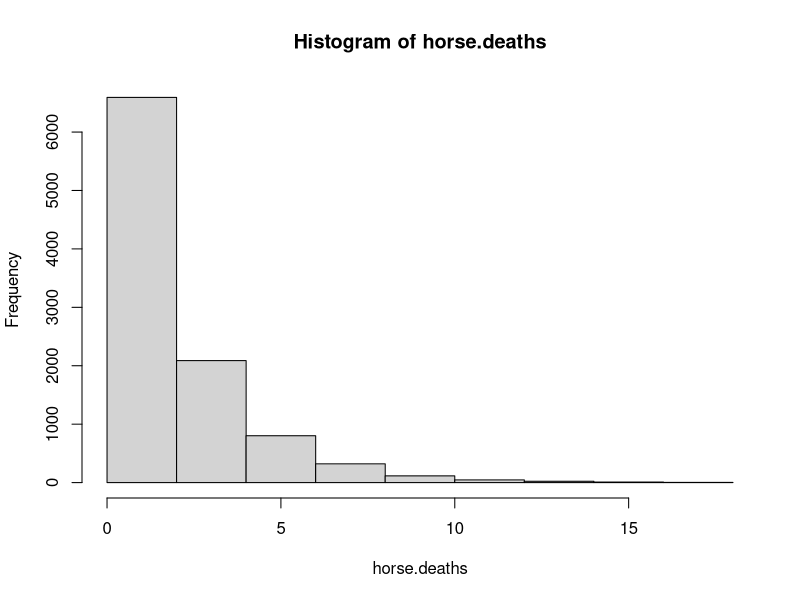
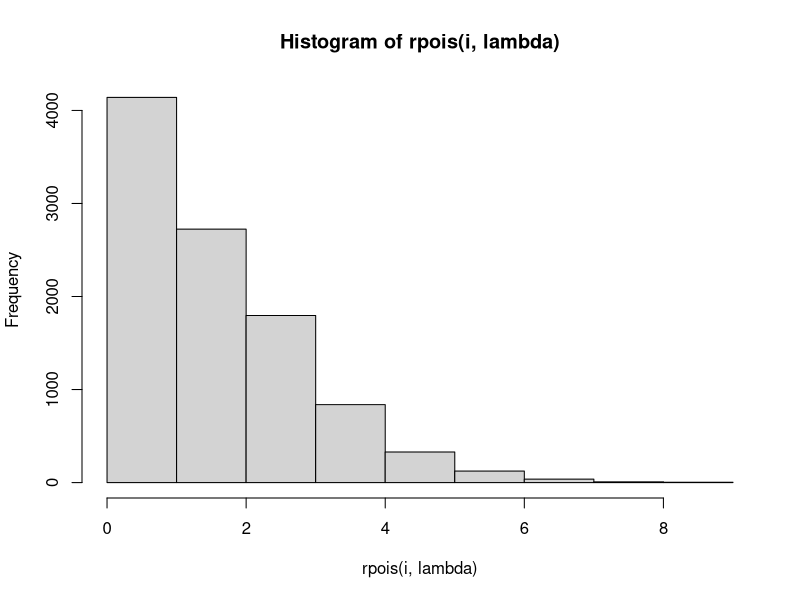

R code for these plots, in order:
## ---- chunk 1
poss.hands <- choose(52,5)
poss.hands
## ---- chunk 2
40 / poss.hands
## ---- chunk 3
624 / poss.hands
## ---- chunk 4
(13 * 4 * 12 * choose(4,2)) / poss.hands
## ---- chunk 5
((choose(13,5) * 4) / poss.hands) - (40 / poss.hands)
## ---- chunk 6
((10 * 4^5) / poss.hands) - (40 / poss.hands)
## ---- chunk 7
(13 * choose(4,3) * choose(12,2) * 4^2) / poss.hands
## ---- chunk 8
(choose(13,2) * choose(4,2)^2 * 11 * 4) / poss.hands
## ---- chunk 9
(13 * choose(4,2) * choose(12,3) * choose(4,1)^3) / poss.hands
## ---- chunk 10
1 - (5/6)^6
## ---- chunk 11
1 - (((5/6)^12) + (12 * (1/6) * (5/6)^11))
## ---- chunk 12
1 - ((5/6)^18 + 18 * (1/6) * (5/6)^17 + choose(18,2) * (1/6)^2 * (5/6)^16)
## ---- chunk 13
z <- 0
choose(5,z) * (.375)^z * (.625)^(5-z)
## ---- chunk 14
bretts.pois <- function(k, lambda){
  return((exp(-1 * lambda) * lambda^k)/factorial(k))
}
number.of.games <-c(0,1,2,3,4,5,6,7)
actual.seasons <- c(18, 30, 21, 21, 6, 3, 3, 2)
lambda <- (205/104)
expected.seasons <- sapply(number.of.games, function(x) bretts.pois(x, lambda) * 104)
expected.seasons.rounded <- round(expected.seasons)
difference.actual.expected <- actual.seasons - expected.seasons.rounded
huber.gleu <- cbind(number.of.games, 
                    actual.seasons, 
                    expected.seasons, 
                    expected.seasons.rounded, 
                    difference.actual.expected)
huber.gleu
## ---- chunk 15
horse.lambda <- 0.61

nextDeath <- function(lambda){
  return(-1 * log(runif(1))/lambda)
}
nextDeath(horse.lambda)
i <- 10000
horse.deaths <- vector(length = i)
position <- 0
nd <- 1
while((position + nd) < i){
  position <- position + nd
  horse.deaths[position] <- horse.deaths[position] + 1
  nd <- round(nextDeath(lambda))
}
hist(horse.deaths, breaks=10)
hist(rpois(i,lambda), breaks=10)
## ---- chunk 16
dpois(3,4)/(dpois(3,1) + dpois(3,4))
